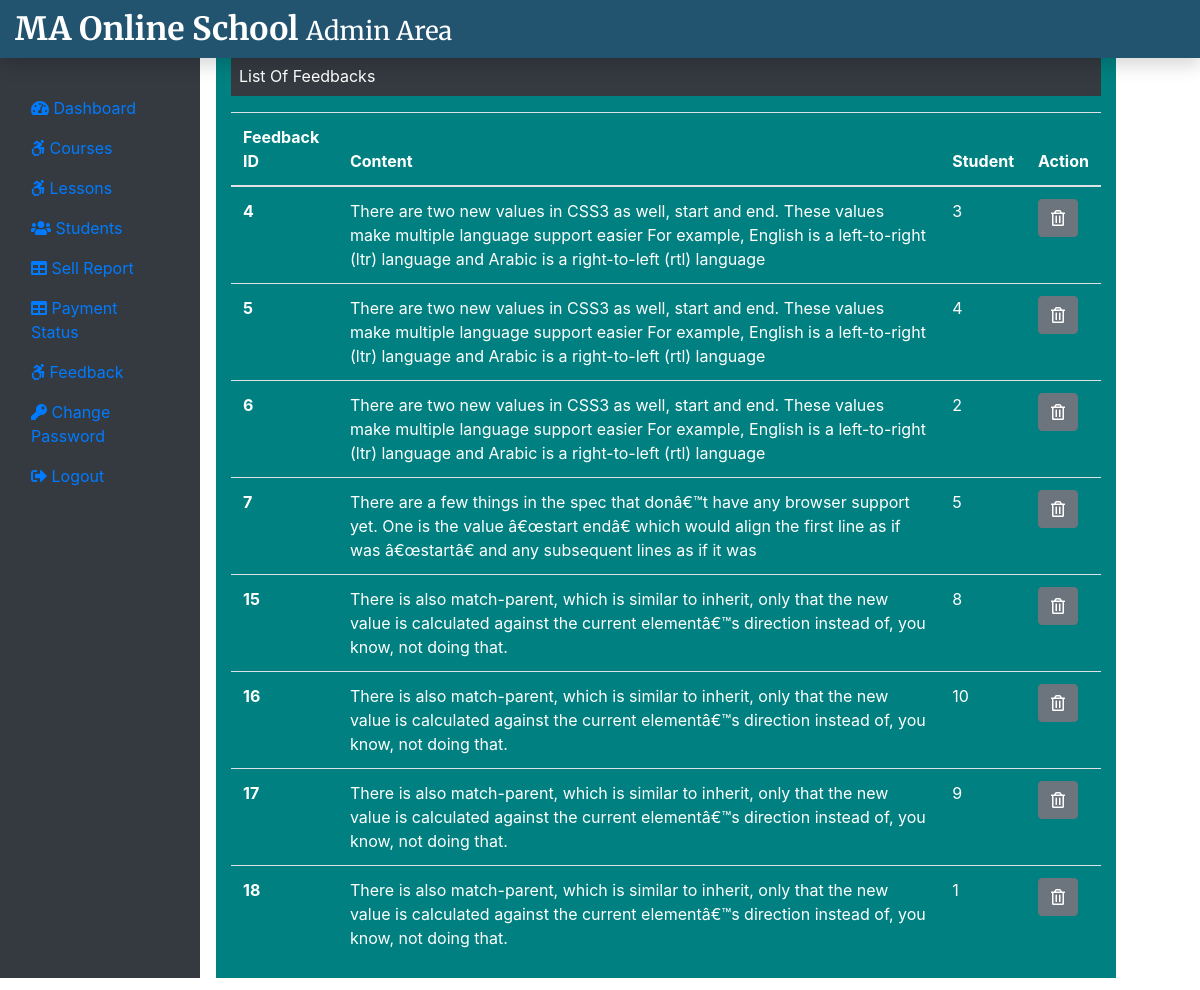
Screenshot of /OnlineCourse/Admin/feedback.php (signed in) with the database file from the repository.
### tables this page shows
CREATE TABLE `feedback` (
  `f_id` int(11) NOT NULL,
  `f_content` text NOT NULL,
  `stu_id` int(11) NOT NULL
);

### OnlineCourse/Admin/feedback.php (the view, shortened to what this page needs)
<?php
include ('./admininclude/header.php');
include ('../dbConnection.php');
?>
<div class="col-sm-9 mr-3 pt-3" style="background: teal">
	<p class="bg-dark text-white p-2">List Of Feedbacks</p>
	<?php
	$sql = "SELECT * FROM feedback";
	$result = $conn->query($sql);
	if($result->num_rows>0){
	echo '<table class ="table text-white">
		<thead>
			<tr>
				<th scope="col">Feedback ID</th>
				<th scope="col">Content</th>
				<th scope="col">Student</th>
				<th scope="col">Action</th>
			</tr>
		</thead>
		<tbody>';
		  while($row = $result->fetch_assoc()){
			echo '<tr>';
			echo '<th scope="row">'.$row["f_id"].'</th>';
			echo '<td>'.$row["f_content"].'</td>';
			echo '<td>'.$row["stu_id"].'</td>';
			echo '<td>
					<form action="" method="POST" class="d-inline">
						<input type="hidden" name="id" value='.$row["f_id"].'>
						<button type="submit" class="btn btn-secondary " name="delete" value="Delete">
							<i class="far fa-trash-alt"></i>
						</button>
					</form>
				</td>
			</tr>';
		 }
	echo '</tbody>
	</table>';
	}else {
		echo "0 Result";
	}
	?>
</div>
<?php
include ('./admininclude/footer.php');
?>

### rows the page displays
feedback: f_id "4", f_content "There are two new values in CSS3 as well, start and end. These values make multiple language support easier For example, English is a left-to-right (ltr) language and Arabic is a right-to-left (rtl) language", stu "3"
feedback: f_id "5", f_content "There are two new values in CSS3 as well, start and end. These values make multiple language support easier For example, English is a left-to-right (ltr) language and Arabic is a right-to-left (rtl) language", stu "4"
feedback: f_id "6", f_content "There are two new values in CSS3 as well, start and end. These values make multiple language support easier For example, English is a left-to-right (ltr) language and Arabic is a right-to-left (rtl) language", stu "2"
feedback: f_id "7", f_content "There are a few things in the spec that donâ€™t have any browser support yet. One is the value â€œstart endâ€ which would align the first line as if was â€œstartâ€ and any subsequent lines as if it was", stu "5"
feedback: f_id "15", f_content "There is also match-parent, which is similar to inherit, only that the new value is calculated against the current elementâ€™s direction instead of, you know, not doing that.", stu "8"
feedback: f_id "16", f_content "There is also match-parent, which is similar to inherit, only that the new value is calculated against the current elementâ€™s direction instead of, you know, not doing that.", stu "10"
feedback: f_id "17", f_content "There is also match-parent, which is similar to inherit, only that the new value is calculated against the current elementâ€™s direction instead of, you know, not doing that.", stu "9"
feedback: f_id "18", f_content "There is also match-parent, which is similar to inherit, only that the new value is calculated against the current elementâ€™s direction instead of, you know, not doing that.", stu "1"
